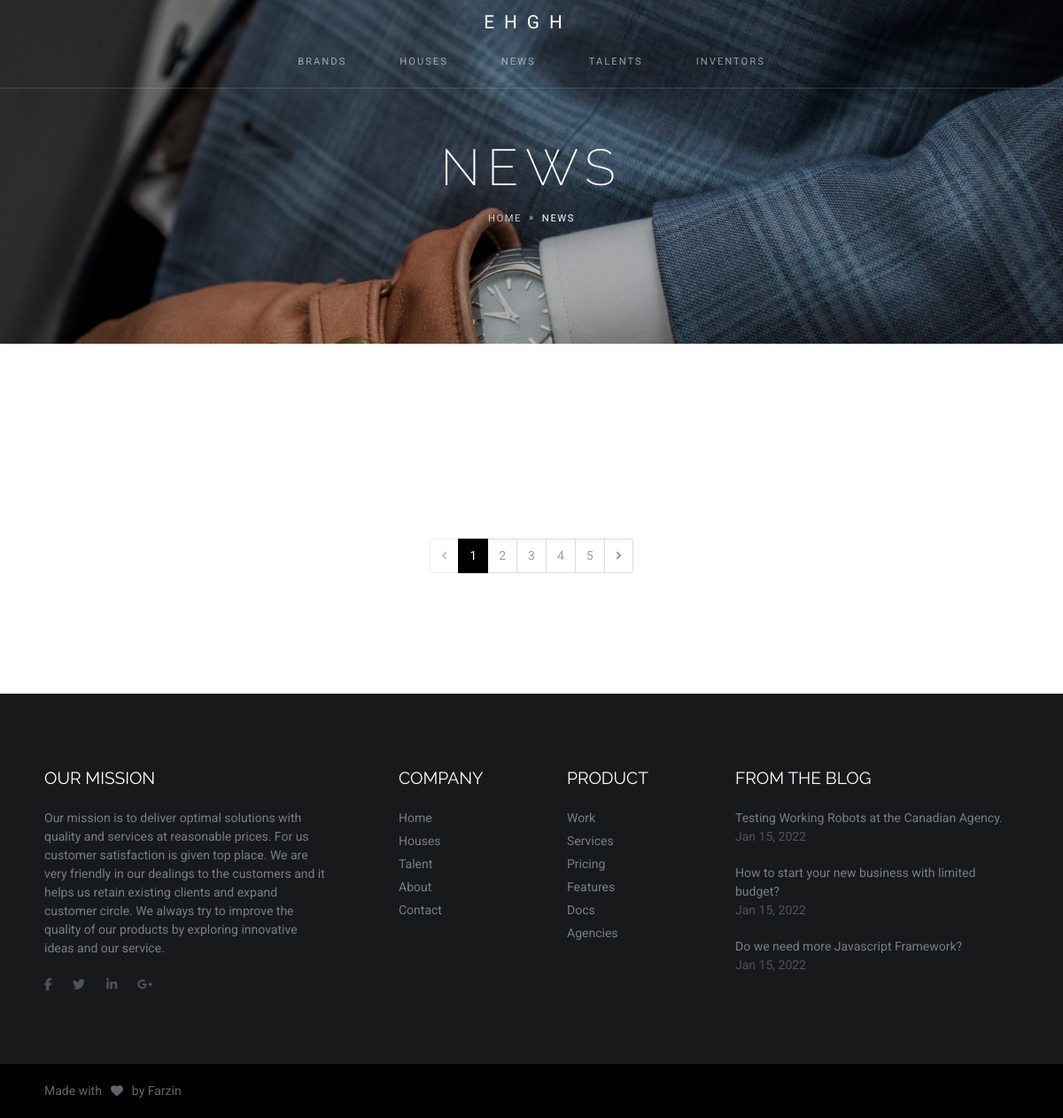
The page /news/ on the database as committed earlier.
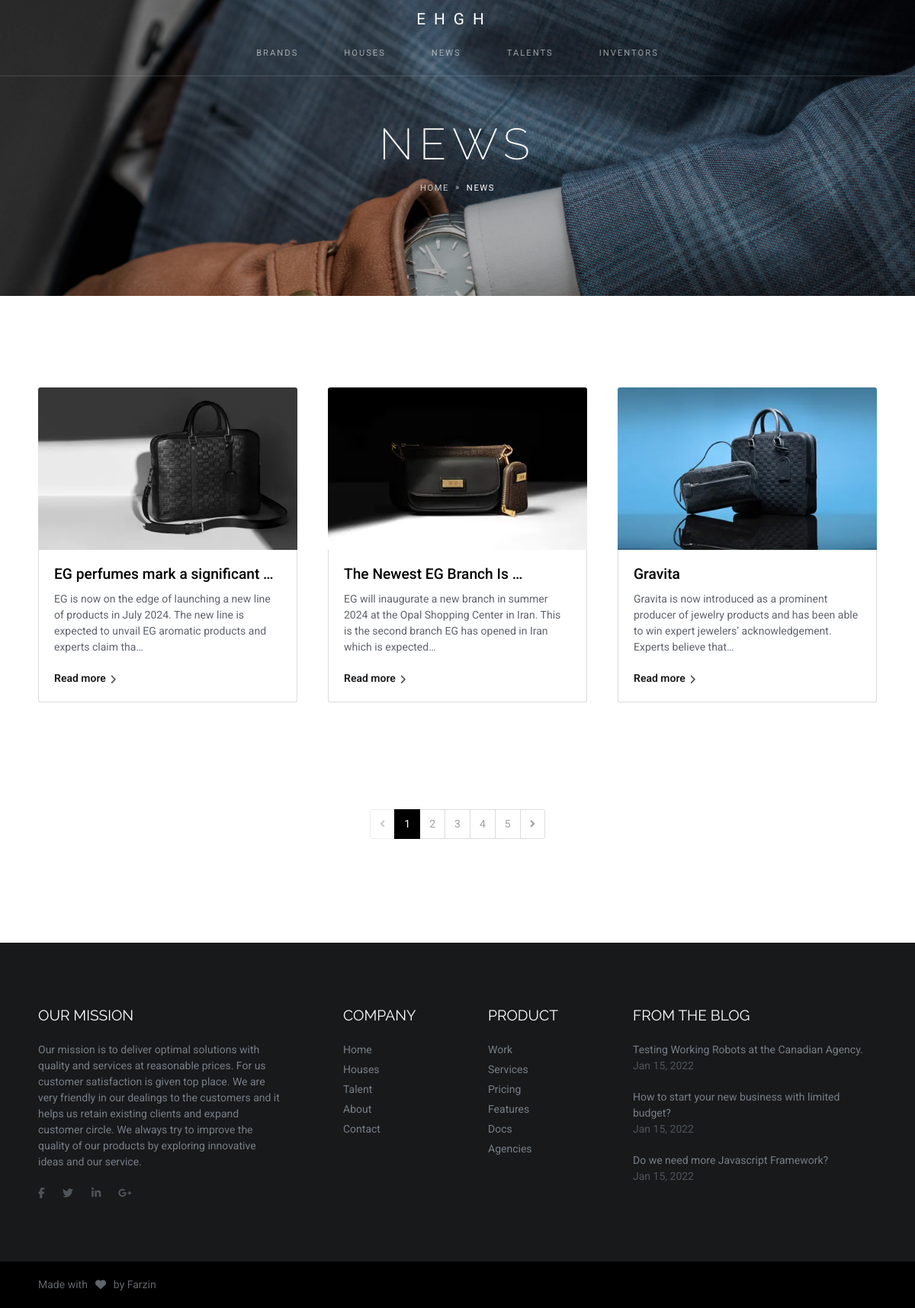
The same page on the database as committed later.
### news/models.py (models this page shows, shortened)
class News(models.Model):
    STATUS_CHOICES = (
        ('d', 'Draft'),
        ('p', 'Publish')
    )
    author = models.ForeignKey(User, null=True, on_delete=models.SET_NULL, related_name='news')
    title = models.CharField(max_length=300)
    slug = models.SlugField(max_length=200, unique=True)
    category = models.ManyToManyField(Category, related_name='news')
    tags = models.ManyToManyField(Tags, related_name='news', blank=True)
    description = HTMLField()
    image = models.ImageField(upload_to='news')
    thumbnail = models.ImageField(upload_to='news/thumb', null=True)
    publish = models.DateTimeField(default=timezone.now)
    created = models.DateTimeField(auto_now_add=True)
    updated = models.DateTimeField(auto_now=True)
    status = models.CharField(max_length=1, choices=STATUS_CHOICES)
    keywords = models.CharField(max_length=300, null=True)
    seo_description = models.TextField(null=True)
    objects = NewsManager()

### news/views.py (the view)
# urls.py: path('news/', views.NewsListView.as_view(), name="list_view"),
class NewsListView(ListView):
    queryset = models.News.objects.published()
    model = models.News
    template_name = 'news_list.html'
    context_object_name = 'news'
    paginate_by = 6

### news/templates/news_list.html (shortened to what this page needs)
{% extends 'base/main_base.html' %}
{% load thumbnail %}
{% load static %}
{% block content %}
<section class="text-center overflow-hidden py-0" data-zanim-timeline="{}" data-zanim-trigger="scroll">
<div class="bg-holder overlay  parallax" style="background-image:url({% static 'img/header-9.jpg' %});">
</div>
<div class="container-fluid">
    <div class="header-overlay"></div>
    <div class="position-relative pt-10 pb-8">
    <div class="header-text">
        <div class="overflow-hidden">
        <h1 class="display-3 fs-7 text-white fw-lighter ls-2" data-zanim-xs='{"duration":2,"delay":0}'>News</h1>
        </div>
        <div class="overflow-hidden">
        <div class="d-flex justify-content-center" data-zanim-xs='{"duration":2,"delay":0.1}'>
            <nav aria-label="breadcrumb">
            <ol class="breadcrumb text-uppercase ls-2">
                <li class="breadcrumb-item"><a class="text-400 hover-color-white" href="{% url "page:home" %}">Home</a></li>
                <li class="breadcrumb-item active" aria-current="page">News</li>
            </ol>
            </nav>
        </div>
        </div>
    </div>
    </div>
</div>
</section>
<section id="blog">
<div class="container">
    <div class="row">
        {% for blog in news %}
        <div class="col-md-6 col-lg-4 h-100 mb-4 d-flex">
            <div class="card-container">
                <a href="{% url 'news:detail_view' blog.slug %}">
                    {% thumbnail blog.thumbnail "340x210" crop="center" as im %}
                    <img class="img-fluid rounded-top" src="{{ im.url }}" width="{{ im.width }}" height="{{ im.height }}" alt="{{ blog.slug }}">
                    {% endthumbnail %}
                </a>
                <div class="card-content p-3 border rounded-bottom border-top-0">
                    <h5 class="card-title font-base text-transform-none fw-medium lh-1">
                        <a class="text-black" href="{% url 'news:detail_view' blog.slug %}">{{ blog.title|truncatewords:5 }}</a>
                    </h5>
                    <div class="card-description">
                        <p>{{ blog.seo_description|truncatechars:150 }}</p>
                    </div>
                    <a class="text-dark fw-semi-bold" href="{% url 'news:detail_view' blog.slug %}">
                        Read more<span class="fas fa-angle-right ms-1 text-900" data-fa-transform="down-2"></span>
                    </a>
                </div>
            </div>
        </div>
        {% endfor %}
    </div>
    <div class="col-12 p-0">
        <div class="d-flex justify-content-center mt-7">
          <nav aria-label="Page navigation example">
            <ul class="pagination pagination-rounded">
              <li class="page-item disabled ms-0"><a class="page-link" href="#"></a></li>
              <li class="page-item active"><a class="page-link" href="#">1</a></li>
              <li class="page-item"><a class="page-link" href="#">2</a></li>
              <li class="page-item"><a class="page-link" href="#">3</a></li>
              <li class="page-item"><a class="page-link" href="#">4</a></li>
              <li class="page-item"><a class="page-link" href="#">5</a></li>
              <li class="page-item"><a class="page-link" href="#"></a></li>
            </ul>
          </nav>
        </div>
      </div>
</div>
</section>
{% endblock  %}

### templates/base/main_base.html (shortened to what this page needs)
{% load static %}
<!DOCTYPE html>
<html lang="en-US" dir="ltr">
  <head>
    {% include "base/_header_refrences.html" %}
  </head>
  <body data-bs-spy="scroll" data-bs-target="#navbar-one-page" data-bs-offset="66.1">
    <main class="main" id="top">
    {% include "base/shared/header.html" %}
    {% block content %}{% endblock content %}
    {% include "base/shared/footer.html" %}
    <footer class="footer text-center bg-black py-3 position-absolute w-100 bottom-0">
      <div class="container">
        <div class="row justify-content-between">
          <div class="col-12 col-md-auto">
            <p class="mb-0">Made with<span class="fas fa-heart mx-2"></span>by <a class="footer-link" href="https://farzinshams.com/" target="_blank">Farzin</a></p>
          </div>
        </div>
      </div>
    </footer><a class="btn-back-to-top" href="#top"><img src="{% static 'img/line-icons/upload-arrow.svg' %}" width="8" alt=""></a>
  </body>
</html>

### templates/base/_header_refrences.html (shortened to what this page needs)
{% load static %}
<link href="{% static 'vendors/swiper/swiper-bundle.min.css' %}" rel="stylesheet">
<link href="{% static 'css/theme.css' %}" rel="stylesheet" />
<link href="{% static 'css/user.css' %}" rel="stylesheet" />

### templates/base/shared/header.html (shortened to what this page needs)
<div class="fixed-top navbar-dark" data-navbar-on-scroll="data-navbar-on-scroll">
    <div class="container mt-2 center" id="top-logo">
      <a class="navbar-brand fw-normal ls-2" href="{% url "page:home" %}">E H G H</a>
    </div>
    <nav class="navbar navbar-expand-lg navbar-dark navbar-theme py-0">
      <div class="container">
        <div class="collapse navbar-collapse" id="navbarSupportedContent">
          <ul class="navbar-nav mx-auto" id="navbar-one-page">
            <li class="nav-item"><a class="nav-link" href="{% url "brands:list_view" %}"><span class="nav-link-text">Brands</span></a></li>
            <li class="nav-item"><a class="nav-link" href="#"><span class="nav-link-text">Houses</span></a></li>
            <li class="nav-item"><a class="nav-link" href="{% url "news:list_view" %}"><span class="nav-link-text">News</span></a></li>
            <li class="nav-item"><a class="nav-link" href="#"><span class="nav-link-text">Talents</span></a></li>
            <li class="nav-item"><a class="nav-link" href="#"><span class="nav-link-text">Inventors</span></a></li>
          </ul>
        </div>
      </div>
    </nav>
  </div>

### templates/base/shared/footer.html
{% load static %}
<section class="bg-1100 py-6 pb-9 px-3 px-lg-0">
  <div class="container">
    <div class="row">
      <div class="col-lg-4 pe-lg-4 mb-4 mb-lg-0">
        <h5 class="text-white mb-3">Our Mission</h5>
        <p class="text-700">Our mission is to deliver optimal solutions with quality and services at reasonable prices. For us customer satisfaction is given top place. We are very friendly in our dealings to the customers and it helps us retain existing clients and expand customer circle. We always try to improve the quality of our products by exploring innovative ideas and our service.</p>
        <ul class="list-inline mb-0">
          <li class="list-inline-item me-0"><a class="text-900 hover-color-white pe-2" href="#!"><span class="fab fa-facebook-f"></span></a></li>
          <li class="list-inline-item me-0"><a class="text-900 hover-color-white px-2" href="#!"><span class="fab fa-twitter"></span></a></li>
          <li class="list-inline-item me-0"><a class="text-900 hover-color-white px-2" href="#!"><span class="fab fa-linkedin-in"></span></a></li>
          <li class="list-inline-item me-0"><a class="text-900 hover-color-white px-2" href="#!"><span class="fab fa-google-plus-g"></span></a></li>
        </ul>
      </div>
      <div class="col-lg-8">
        <div class="row">
          <div class="col-6 col-md-3 ps-lg-4 mb-4 mb-lg-0">
            <h5 class="text-white mb-3">Company</h5>
            <ul class="list-unstyled mb-0">
              <li class="mb-1"><a class="text-700 hover-color-white" href="pages/about.html">Home</a></li>
              <li class="mb-1"><a class="text-700 hover-color-white" href="pages/contact.html">Houses</a></li>
              <li class="mb-1"><a class="text-700 hover-color-white" href="pages/contact.html">Talent</a></li>
              <li class="mb-1"><a class="text-700 hover-color-white" href="pages/blog.html">About</a></li>
              <li class="mb-1"><a class="text-700 hover-color-white" href="pages/gallery.html">Contact</a></li>
            </ul>
          </div>
          <div class="col-6 col-md-3 ps-4 mb-4 mb-lg-0">
            <h5 class="text-white mb-3">Product</h5>
            <ul class="list-unstyled mb-0">
              <li class="mb-1"><a class="text-700 hover-color-white" href="pages/work.html">Work</a></li>
              <li class="mb-1"><a class="text-700 hover-color-white" href="pages/service.html">Services</a></li>
              <li class="mb-1"><a class="text-700 hover-color-white" href="pages/pricing.html">Pricing</a></li>
              <li class="mb-1"><a class="text-700 hover-color-white" href="#">Features</a></li>
              <li class="mb-1"><a class="text-700 hover-color-white" href="#">Docs</a></li>
              <li class="mb-1"><a class="text-700 hover-color-white" href="#">Agencies</a></li>
            </ul>
          </div>
          <div class="col-md-6 ps-md-4">
            <h5 class="text-white mb-3">FROM THE BLOG</h5>
            <ul class="list-unstyled mb-0">
              <li class="mb-3"><a class="text-700 hover-color-white" href="pages/single-post.html"> Testing Working Robots at the Canadian Agency.</a>
                <p class="text-900 hover-color-white mb-0">Jan 15, 2022</p>
              </li>
              <li class="mb-3"><a class="text-700 hover-color-white" href="pages/single-post.html">How to start your new business with limited budget?</a>
                <p class="text-900 hover-color-white mb-0">Jan 15, 2022</p>
              </li>
              <li class="mb-3"><a class="text-700 hover-color-white" href="pages/single-post.html">Do we need more Javascript Framework?</a>
                <p class="text-900 hover-color-white mb-0">Jan 15, 2022</p>
              </li>
            </ul>
          </div>
        </div>
      </div>
    </div>
  </div>
</section>

### templates/base/_footer_refrences.html (shortened to what this page needs)
{% load static %}

### assets/css/user.css (style rules this page uses)
.center { text-align: center; }
#top-logo, #top-logo2 { transition: opacity 200ms ease-in-out; }

Rows that differ between the two databases and show on the page:
added News: shows a picture, title "EG perfumes mark a significant …", seo_description "EG is now on the edge of launching a new line of products in July 2024. The new line is expected to unvail EG aromatic products and experts claim tha…"
added News: shows a picture, title "The Newest EG Branch Is …", seo_description "EG will inaugurate a new branch in summer 2024 at the Opal Shopping Center in Iran. This is the second branch EG has opened in Iran which is expected…"
added News: shows a picture, title "Gravita", seo_description "Gravita is now introduced as a prominent producer of jewelry products and has been able to win expert jewelers’ acknowledgement. Experts believe that…"
